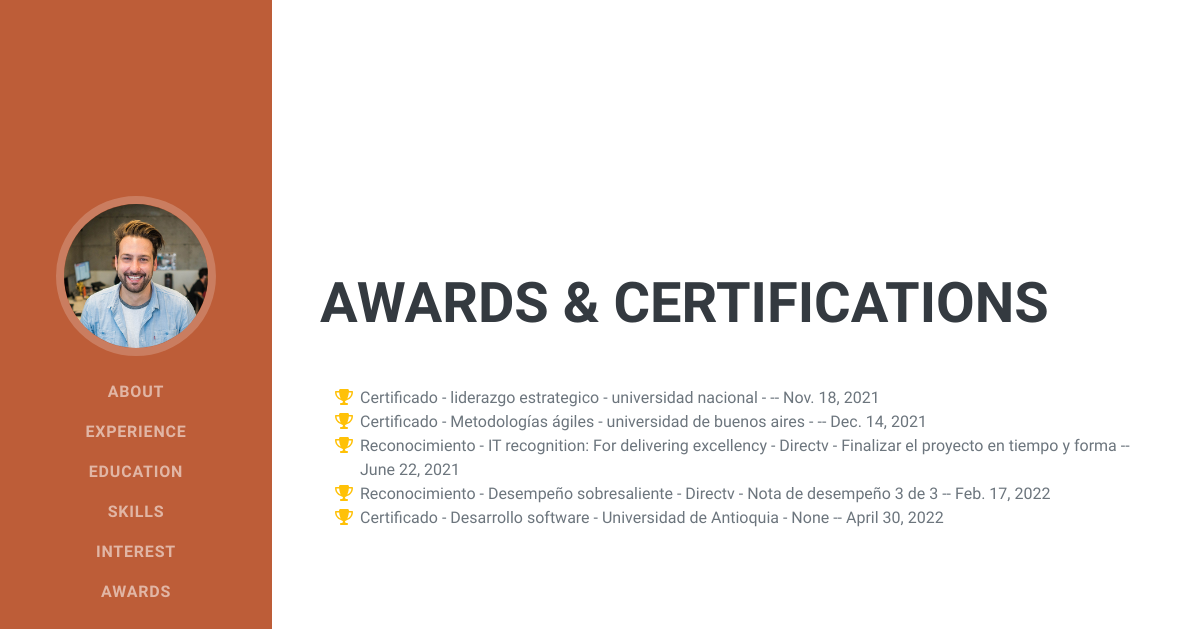
The app's page /awards/ with its own data.
### awards/models.py (models this page shows, shortened)
class Awards(models.Model):
    type = models.CharField(max_length=14, choices=type_choices, blank=True, null=True, verbose_name="Certificado/reconocimiento")
    name = models.CharField(max_length=255, verbose_name="Nombre")
    institution = models.CharField(max_length=255, verbose_name="Institución")
    observation = models.CharField(max_length=255, blank=True, null=True, verbose_name="observación")
    date = models.DateField(verbose_name="Fecha", blank=True, null=True)
    created = models.DateTimeField(auto_now_add=True)
    updated = models.DateTimeField(auto_now=True)
    class Meta:
        verbose_name = "Certificado - reconocimiento"

### awards/views.py (the view)
# urls.py: path('awards/', awards_views.awards, name="awards"),
def awards(request):
    awards = Awards.objects.all()
    return render(request, "awards/awards.html", {'awards':awards})

### awards/templates/awards/awards.html (shortened to what this page needs)
{% extends 'core/base.html' %}
{% block content %}
    <h2 class="mb-5">Awards & Certifications</h2>
    {% for awards in awards %}
        <ul class="fa-ul mb-0">
            <li>
                <span class="fa-li"><i class="fas fa-trophy text-warning"></i></span>
                {{awards.type}} - {{awards.name}} - {{awards.institution}} - {{awards.observation|safe}} -- {{awards.date}}
            </li>
        </ul>
    {% endfor %}
{% endblock %}

### core/templates/core/base.html (shortened to what this page needs)
<!DOCTYPE html>
<html lang="es">
    <head>
        {% load static %}
        <link href="{% static 'core/css/styles.css' %}" rel="stylesheet" />
    </head>
    <body id="page-top">
        <nav class="navbar navbar-expand-lg navbar-dark bg-primary fixed-top" id="sideNav">
            <a class="navbar-brand js-scroll-trigger" href="#page-top">
                <span class="d-none d-lg-block"><img class="img-fluid img-profile rounded-circle mx-auto mb-2" src= "{% static 'core/assets/img/profile.jpg' %}" alt="..." /></span>
            </a>
            <div class="collapse navbar-collapse" id="navbarResponsive">
                <ul class="navbar-nav">
                    <li class="nav-item"><a class="nav-link js-scroll-trigger" href="{% url 'about' %}">About</a></li>
                    <li class="nav-item"><a class="nav-link js-scroll-trigger" href="{% url 'experience' %}">Experience</a></li>
                    <li class="nav-item"><a class="nav-link js-scroll-trigger" href="{% url 'education' %}">Education</a></li>
                    <li class="nav-item"><a class="nav-link js-scroll-trigger" href="{% url 'skills' %}">Skills</a></li>
                    <li class="nav-item"><a class="nav-link js-scroll-trigger" href="{% url 'interest' %}">Interest</a></li>
                    <li class="nav-item"><a class="nav-link js-scroll-trigger" href="{% url 'awards' %}">Awards</a></li>
                </ul>
            </div>
        </nav>
        <section class="resume-section">
            <div class="resume-section-content">
                {% block content %} {% endblock %}
            </div>
        </section>
    </body>
</html>

### records on screen
Awards: type "Certificado", name "liderazgo estrategico", institution "universidad nacional", date "Nov. 18, 2021"
Awards: type "Certificado", name "Metodologías ágiles", institution "universidad de buenos aires", date "Dec. 14, 2021"
Awards: type "Reconocimiento", name "IT recognition: For delivering excellency", institution "Directv", observation "Finalizar el proyecto en tiempo y forma", date "June 22, 2021"
Awards: type "Reconocimiento", name "Desempeño sobresaliente", institution "Directv", observation "Nota de desempeño 3 de 3", date "Feb. 17, 2022"
Awards: type "Certificado", name "Desarrollo software", institution "Universidad de Antioquia", observation "None", date "April 30, 2022"
